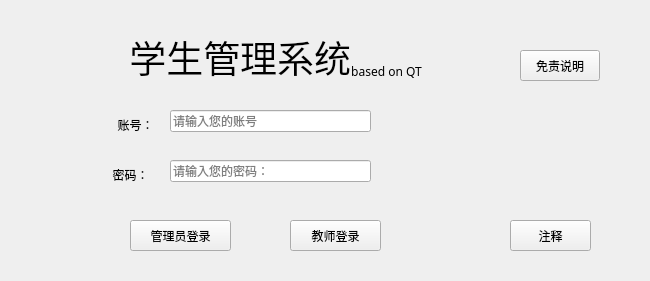
<?xml version="1.0" encoding="UTF-8"?>
<ui version="4.0">
 <class>LoginingWidget</class>
 <widget class="QWidget" name="LoginingWidget">
  <property name="windowTitle">
   <string>Form</string>
  </property>
  <widget class="QLabel" name="idLabel">
   <property name="geometry">
    <rect>
     <x>115</x>
     <y>110</y>
     <width>41</width>
     <height>31</height>
    </rect>
   </property>
   <property name="font">
    <font>
     <family>新宋体</family>
    </font>
   </property>
   <property name="text">
    <string>&lt;html&gt;&lt;head/&gt;&lt;body&gt;&lt;p align=&quot;center&quot;&gt;账号：&lt;/p&gt;&lt;/body&gt;&lt;/html&gt;</string>
   </property>
  </widget>
  <widget class="QLabel" name="passwordLabel">
   <property name="geometry">
    <rect>
     <x>110</x>
     <y>160</y>
     <width>41</width>
     <height>31</height>
    </rect>
   </property>
   <property name="font">
    <font>
     <family>新宋体</family>
    </font>
   </property>
   <property name="text">
    <string>&lt;html&gt;&lt;head/&gt;&lt;body&gt;&lt;p align=&quot;center&quot;&gt;密码：&lt;/p&gt;&lt;/body&gt;&lt;/html&gt;</string>
   </property>
  </widget>
  <widget class="QLineEdit" name="idLineEdit">
   <property name="geometry">
    <rect>
     <x>170</x>
     <y>110</y>
     <width>201</width>
     <height>22</height>
    </rect>
   </property>
   <property name="toolTip">
    <string/>
   </property>
   <property name="maxLength">
    <number>26</number>
   </property>
   <property name="placeholderText">
    <string>请输入您的账号</string>
   </property>
   <property name="cursorMoveStyle">
    <enum>Qt::LogicalMoveStyle</enum>
   </property>
  </widget>
  <widget class="QLineEdit" name="passwordLineEdit">
   <property name="geometry">
    <rect>
     <x>170</x>
     <y>160</y>
     <width>201</width>
     <height>22</height>
    </rect>
   </property>
   <property name="maxLength">
    <number>26</number>
   </property>
   <property name="placeholderText">
    <string>请输入您的密码：</string>
   </property>
   <property name="cursorMoveStyle">
    <enum>Qt::LogicalMoveStyle</enum>
   </property>
  </widget>
  <widget class="QPushButton" name="admPushButton">
   <property name="geometry">
    <rect>
     <x>130</x>
     <y>220</y>
     <width>101</width>
     <height>31</height>
    </rect>
   </property>
   <property name="text">
    <string>管理员登录</string>
   </property>
  </widget>
  <widget class="QPushButton" name="teacherPushButton">
   <property name="geometry">
    <rect>
     <x>290</x>
     <y>220</y>
     <width>91</width>
     <height>31</height>
    </rect>
   </property>
   <property name="text">
    <string>教师登录</string>
   </property>
  </widget>
  <widget class="QPushButton" name="tipButton">
   <property name="geometry">
    <rect>
     <x>510</x>
     <y>220</y>
     <width>81</width>
     <height>31</height>
    </rect>
   </property>
   <property name="text">
    <string>注释</string>
   </property>
  </widget>
  <widget class="QPushButton" name="pushButton">
   <property name="geometry">
    <rect>
     <x>520</x>
     <y>50</y>
     <width>80</width>
     <height>31</height>
    </rect>
   </property>
   <property name="text">
    <string>免责说明</string>
   </property>
  </widget>
  <widget class="QLabel" name="label">
   <property name="geometry">
    <rect>
     <x>50</x>
     <y>30</y>
     <width>451</width>
     <height>51</height>
    </rect>
   </property>
   <property name="font">
    <font>
     <family>宋体</family>
     <pointsize>12</pointsize>
    </font>
   </property>
   <property name="text">
    <string>&lt;html&gt;&lt;head/&gt;&lt;body&gt;&lt;p align=&quot;center&quot;&gt;&lt;span style=&quot; font-size:28pt;&quot;&gt;学生管理系统&lt;/span&gt;&lt;span style=&quot; font-size:14pt; vertical-align:sub;&quot;&gt;based on QT&lt;/span&gt;&lt;/p&gt;&lt;/body&gt;&lt;/html&gt;</string>
   </property>
  </widget>
 </widget>
 <resources/>
 <connections/>
</ui>
